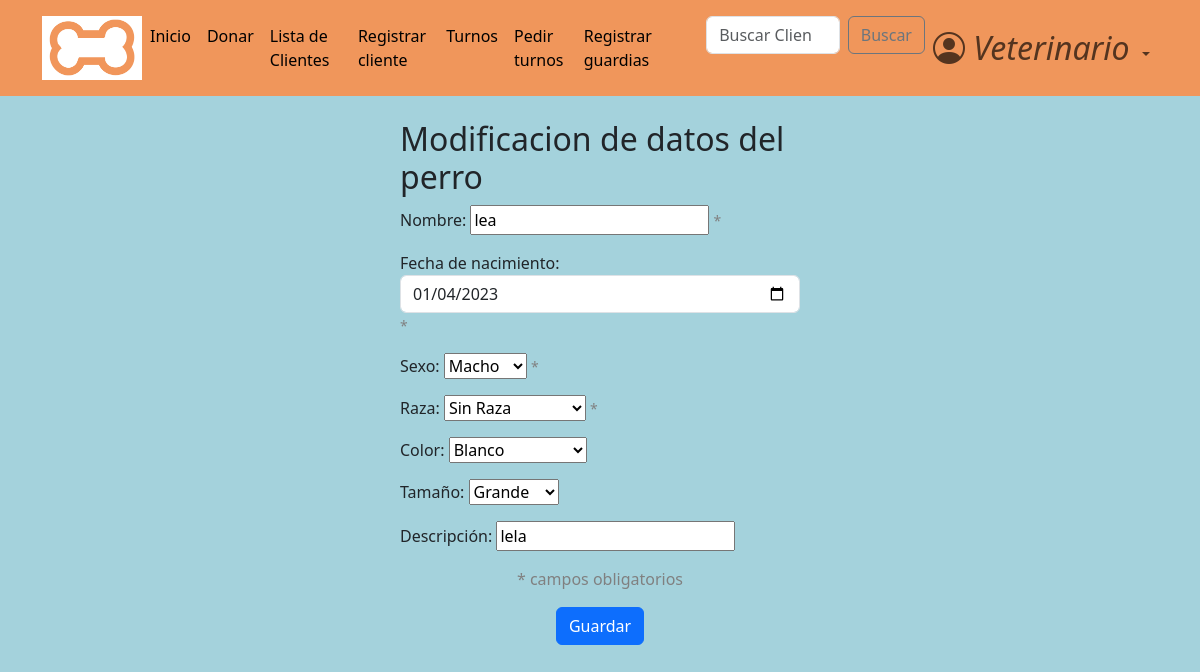
Page /dogs/dog_modification/2/1 (signed in) on the committed database.
### dogs/models.py (models this page shows, shortened)
class Dog(models.Model):
    class Sex(models.TextChoices):
        macho = "Macho"
        hembra = "Hembra"
    class Breed(models.TextChoices):
        sin_raza = "Sin raza"
        coker = "Coker"
        pastor_aleman = "Pastor aleman"
        bulldog = "Bulldog"
        labrador = "Labrador"
        golden = "Golder"
        caniche = "Caniche"
        chihuahua = "Chihuahua"
        bulldog_frances = "Bulldog Frances"
        beagle = "Beagle"
        boxer = "Boxer"
        galgo = "Galgo"
        dalmata = "Dalmata"
        sharpei = "Shar pei"
    class Color(models.TextChoices):
        blanco = "Blanco"
        negro = "Negro"
        marron = "Marrón"
        blanco_y_negro = "Blanco y negro"
        otro = "Otro color"
    class Size(models.TextChoices):
        grande = "Grande"
        mediano = "Mediano"
        pequeño = "pequeño"
    name = models.CharField(
        max_length=30,
    )
    date_of_birth = models.DateField(
        null=True,
        validators=[MaxValueValidator(date.today, "La fecha de nacimiento del perro debe ser anterior a hoy")]
    )
    sex = models.CharField(
        max_length=10,
        choices=Sex.choices
    )
    breed = models.CharField(
        max_length=20,
        choices=Breed.choices
    )
    color = models.CharField(
        max_length=20,
        blank=True,
        choices=Color.choices,
        null=True,
    )
    size = models.CharField(
        max_length=10,
        null=True,
        blank=True,
        choices=Size.choices,
    )
    description = models.TextField(
        max_length=120,
        blank=True,
        null=True,
    )
    hidden = models.BooleanField(default=False)
    owner = models.ForeignKey(
        CustomUser,
        blank=True,
        on_delete=models.CASCADE,
        null=True
    )

### dogs/views.py (the view)
# urls.py: path('dog_modification/<user_owner_id>/<dog_id>', views.dog_modification_view, name='dog_modification'),
@login_required
def dog_modification_view(request, dog_id, user_owner_id):
    user = request.user
    if not user.is_authenticated or not user.is_veterinario:
        return redirect('login')
    dog = Dog.objects.get(id=dog_id)
    user_owner = CustomUser.objects.get(id=user_owner_id)
    if request.POST:
        form = DogModificationForm(request.POST, instance=dog, user=user_owner)
        if form.is_valid():
            form.save()
            return redirect('dog_modification_succeed', user_owner_id=user_owner.id, dog_id=dog.id)
    else:
        form = DogModificationForm(
            initial = {
                'name': dog.name,
                'sex': dog.sex,
                'breed': dog.breed,
                'color': dog.color,
                'description': dog.description,
                'size': dog.size
            },
            instance=dog,
            user=user_owner
        )
        form = DogModificationForm(instance=dog, user=user_owner)
    return render(request, 'dog_modification.html', {
                                                    'dog': dog,
                                                    'form': form
                                                    }
    )

### dogs/templates/dog_modification.html (shortened to what this page needs)
{% extends 'base.html' %}
{% block content %}
<main>
    <br>
    <div class="col-md-4 mx-auto">
    <h2>Modificacion de datos del perro</h2>
    <form method="post">
        {% for field in form %}
            <p>
                {{field.label_tag}}
                {{field}}
                {% if field.help_text %}
                    <small style="color: grey;">{{field.help_text}}</small>
                {% endif %}
            </p>
        {% endfor %}
        <p style="text-align:center; color:grey"> * campos obligatorios</p>
        <div class="text-center">
            <button class="btn btn-primary" >Guardar</button>
        </div>
    </form>
    </div>
</main>
{% endblock content %}

### pages/static/css/styles.css (style rules this page uses)
html { box-sizing: border-box; font-size: 16px; scroll-behavior: smooth; }
body { margin: 0; padding: 0; overflow-x: hidden; background-color: #a4d2dc; }

### rows in the picture
Dog: form "lea" "01/04/2023" "Macho" "Sin Raza" "Blanco" "Grande" "lela"

### other values in the picture
{{ field.label_tag }} "Nombre:" "Fecha de nacimiento:" "Sexo:" "Raza:" "Color:" "Tamaño:" "Descripción:"
{{ field.help_text }} "*" "*" "*" "*"
